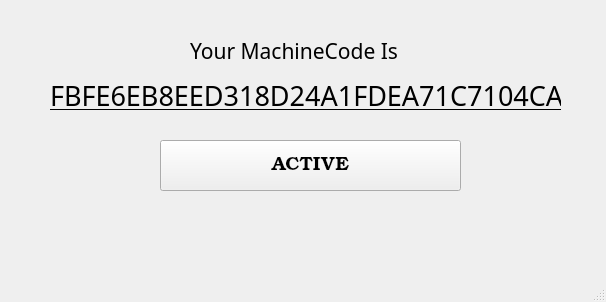
<?xml version="1.0" encoding="UTF-8"?>
<ui version="4.0">
 <class>ActiveSoftware</class>
 <widget class="QMainWindow" name="ActiveSoftware">
  <property name="geometry">
   <rect>
    <x>0</x>
    <y>0</y>
    <width>606</width>
    <height>302</height>
   </rect>
  </property>
  <property name="cursor">
   <cursorShape>IBeamCursor</cursorShape>
  </property>
  <property name="windowTitle">
   <string>ActiveSoftware</string>
  </property>
  <widget class="QWidget" name="centralwidget">
   <widget class="QLabel" name="label">
    <property name="geometry">
     <rect>
      <x>190</x>
      <y>30</y>
      <width>281</width>
      <height>41</height>
     </rect>
    </property>
    <property name="font">
     <font>
      <family>Square Dot-Matrix</family>
      <pointsize>16</pointsize>
     </font>
    </property>
    <property name="text">
     <string>Your MachineCode Is</string>
    </property>
   </widget>
   <widget class="QPushButton" name="pushButtonActiveSoftware">
    <property name="geometry">
     <rect>
      <x>160</x>
      <y>140</y>
      <width>301</width>
      <height>51</height>
     </rect>
    </property>
    <property name="font">
     <font>
      <family>Bookman Old Style</family>
      <pointsize>14</pointsize>
     </font>
    </property>
    <property name="text">
     <string>ACTIVE</string>
    </property>
   </widget>
   <widget class="QLabel" name="MACHINECODE">
    <property name="geometry">
     <rect>
      <x>50</x>
      <y>70</y>
      <width>511</width>
      <height>51</height>
     </rect>
    </property>
    <property name="font">
     <font>
      <family>Square Dot-Matrix</family>
      <pointsize>20</pointsize>
      <underline>true</underline>
     </font>
    </property>
    <property name="mouseTracking">
     <bool>false</bool>
    </property>
    <property name="focusPolicy">
     <enum>Qt::ClickFocus</enum>
    </property>
    <property name="layoutDirection">
     <enum>Qt::LeftToRight</enum>
    </property>
    <property name="autoFillBackground">
     <bool>true</bool>
    </property>
    <property name="text">
     <string>FBFE6EB8EED318D24A1FDEA71C7104CA</string>
    </property>
    <property name="textInteractionFlags">
     <set>Qt::LinksAccessibleByMouse|Qt::TextSelectableByMouse</set>
    </property>
   </widget>
   <widget class="QLabel" name="labelTimeRemain">
    <property name="geometry">
     <rect>
      <x>200</x>
      <y>210</y>
      <width>221</width>
      <height>31</height>
     </rect>
    </property>
    <property name="text">
     <string/>
    </property>
   </widget>
  </widget>
  <widget class="QMenuBar" name="menubar">
   <property name="geometry">
    <rect>
     <x>0</x>
     <y>0</y>
     <width>606</width>
     <height>23</height>
    </rect>
   </property>
  </widget>
  <widget class="QStatusBar" name="statusbar"/>
 </widget>
 <resources/>
 <connections>
  <connection>
   <sender>pushButtonActiveSoftware</sender>
   <signal>clicked()</signal>
   <receiver>ActiveSoftware</receiver>
   <slot>ActiveSoftware()</slot>
   <hints>
    <hint type="sourcelabel">
     <x>393</x>
     <y>191</y>
    </hint>
    <hint type="destinationlabel">
     <x>434</x>
     <y>253</y>
    </hint>
   </hints>
  </connection>
 </connections>
 <slots>
  <slot>ActiveSoftware()</slot>
 </slots>
</ui>
